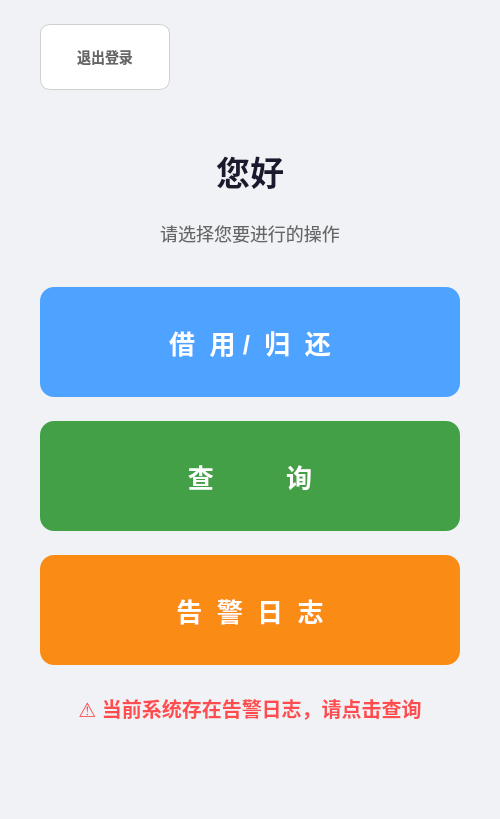
<?xml version="1.0" encoding="UTF-8"?>
<ui version="4.0">
 <class>UserEntryDialog</class>
 <widget class="QDialog" name="UserEntryDialog">
  <property name="styleSheet">
   <string notr="true">QDialog { background: #f0f2f5; }</string>
  </property>
  <layout class="QVBoxLayout" name="mainLayout" stretch="0,2,0,0,0,0,0,0,0,3">
   <property name="spacing">
    <number>24</number>
   </property>
   <property name="leftMargin">
    <number>40</number>
   </property>
   <property name="topMargin">
    <number>24</number>
   </property>
   <property name="rightMargin">
    <number>40</number>
   </property>
   <property name="bottomMargin">
    <number>48</number>
   </property>
   <item>
    <layout class="QHBoxLayout" name="topRow">
     <item>
      <widget class="QPushButton" name="logoutBtn">
       <property name="cursor">
        <cursorShape>PointingHandCursor</cursorShape>
       </property>
       <property name="styleSheet">
        <string notr="true">QPushButton { background: #fff; color: #666; border: 1px solid #d0d0d0; border-radius: 10px; padding: 10px 24px; font-size: 14px; font-weight: 600; min-height: 44px; min-width: 80px; }
QPushButton:hover { background: #f5f5f5; border-color: #b0b0b0; }
QPushButton:pressed { background: #e8e8e8; }</string>
       </property>
       <property name="text">
        <string>退出登录</string>
       </property>
      </widget>
     </item>
     <item>
      <spacer name="topSpacer">
       <property name="orientation">
        <enum>Qt::Horizontal</enum>
       </property>
       <property name="sizeHint" stdset="0">
        <size>
         <width>40</width>
         <height>20</height>
        </size>
       </property>
      </spacer>
     </item>
    </layout>
   </item>
   <item>
    <spacer name="stretchTop">
     <property name="orientation">
      <enum>Qt::Vertical</enum>
     </property>
     <property name="sizeHint" stdset="0">
      <size>
       <width>20</width>
       <height>40</height>
      </size>
     </property>
    </spacer>
   </item>
   <item>
    <widget class="QLabel" name="welcomeLabel">
     <property name="styleSheet">
      <string notr="true">font-size: 34px; font-weight: 700; color: #1a1a2e; background: transparent;</string>
     </property>
     <property name="text">
      <string>您好</string>
     </property>
     <property name="alignment">
      <set>Qt::AlignCenter</set>
     </property>
    </widget>
   </item>
   <item>
    <widget class="QLabel" name="hintLabel">
     <property name="styleSheet">
      <string notr="true">font-size: 18px; color: #666666; background: transparent;</string>
     </property>
     <property name="text">
      <string>请选择您要进行的操作</string>
     </property>
     <property name="alignment">
      <set>Qt::AlignCenter</set>
     </property>
    </widget>
   </item>
   <item>
    <spacer name="gapSpacer">
     <property name="orientation">
      <enum>Qt::Vertical</enum>
     </property>
     <property name="sizeType">
      <enum>QSizePolicy::Fixed</enum>
     </property>
     <property name="sizeHint" stdset="0">
      <size>
       <width>16</width>
       <height>16</height>
      </size>
     </property>
    </spacer>
   </item>
   <item alignment="Qt::AlignHCenter">
    <widget class="QPushButton" name="borrowBtn">
     <property name="cursor">
      <cursorShape>PointingHandCursor</cursorShape>
     </property>
     <property name="styleSheet">
      <string notr="true">QPushButton { background: #4da3ff; color: white; border: none; border-radius: 14px; font-size: 26px; font-weight: 700; min-height: 110px; min-width: 420px; }
QPushButton:hover { background: #3d8ce0; }
QPushButton:pressed { background: #2e7bd6; }</string>
     </property>
     <property name="text">
      <string>借  用 /  归  还</string>
     </property>
    </widget>
   </item>
   <item alignment="Qt::AlignHCenter">
    <widget class="QPushButton" name="queryBtn">
     <property name="cursor">
      <cursorShape>PointingHandCursor</cursorShape>
     </property>
     <property name="styleSheet">
      <string notr="true">QPushButton { background: #43a047; color: white; border: none; border-radius: 14px; font-size: 26px; font-weight: 700; min-height: 110px; min-width: 420px; }
QPushButton:hover { background: #388e3c; }
QPushButton:pressed { background: #2e7d32; }</string>
     </property>
     <property name="text">
      <string>查          询</string>
     </property>
    </widget>
   </item>
   <item alignment="Qt::AlignHCenter">
    <widget class="QPushButton" name="alertBtn">
     <property name="cursor">
      <cursorShape>PointingHandCursor</cursorShape>
     </property>
     <property name="styleSheet">
      <string notr="true">QPushButton { background: #fa8c16; color: white; border: none; border-radius: 14px; font-size: 26px; font-weight: 700; min-height: 110px; min-width: 420px; }
QPushButton:hover { background: #e8960c; }
QPushButton:pressed { background: #d48806; }</string>
     </property>
     <property name="text">
      <string>告  警  日  志</string>
     </property>
    </widget>
   </item>
   <item alignment="Qt::AlignHCenter">
    <widget class="QLabel" name="alertHintLabel">
     <property name="styleSheet">
      <string notr="true">font-size: 20px; font-weight: 700; color: #ff4d4f; background: transparent; padding-top: 4px;</string>
     </property>
     <property name="text">
      <string>⚠ 当前系统存在告警日志，请点击查询</string>
     </property>
     <property name="alignment">
      <set>Qt::AlignCenter</set>
     </property>
    </widget>
   </item>
   <item>
    <spacer name="stretchBottom">
     <property name="orientation">
      <enum>Qt::Vertical</enum>
     </property>
     <property name="sizeHint" stdset="0">
      <size>
       <width>20</width>
       <height>40</height>
      </size>
     </property>
    </spacer>
   </item>
  </layout>
 </widget>
 <resources/>
 <connections/>
</ui>
